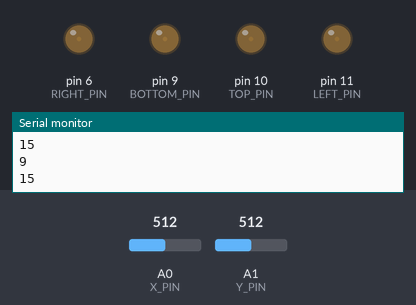
Simulated run of this sketch. Board: Arduino Uno, built with avr-gcc and run on an emulated ATmega328P. Shown: output pins drawn as LEDs (lit = HIGH), the last lines printed to the serial monitor. Inputs (shaded band) come from the test bench; at power-on: A0 (X_PIN) = 512, A1 (Y_PIN) = 512.

Above: at 1.2 s.
1.3 s: A0 (X_PIN) set to 716
At 2.4 s:
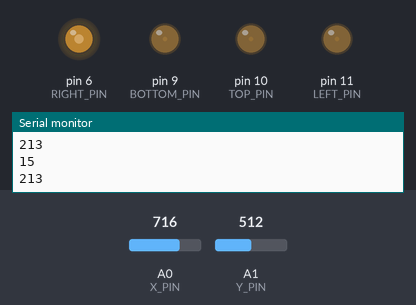
2.8 s: A1 (Y_PIN) set to 716
At 3.8 s:
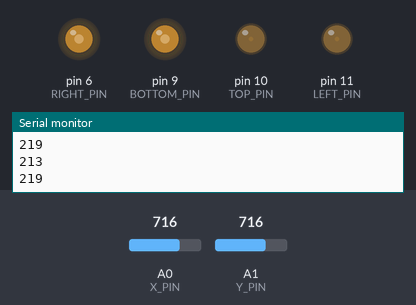
4.3 s: A0 (X_PIN) set to 900
At 4.8 s:
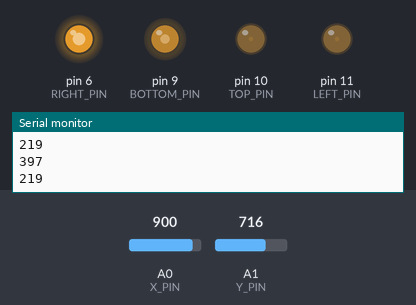
5.8 s: A1 (Y_PIN) set to 900
At 7.0 s:
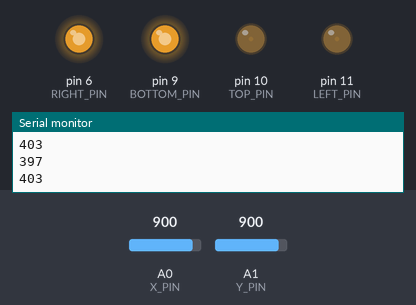
7.3 s: A0 (X_PIN) set to 511
At 8.0 s:
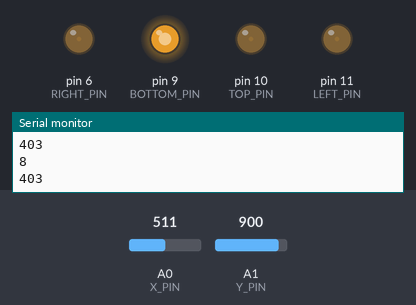
8.8 s: A1 (Y_PIN) set to 306
At 9.4 s:
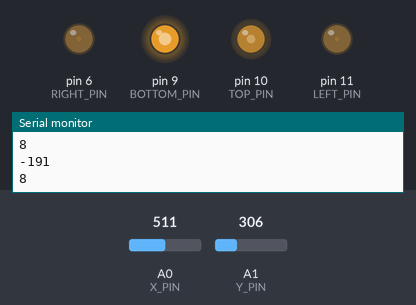
Timing chart, 0 to 11.3 s (numbered marks = the images above; inputs shaded):
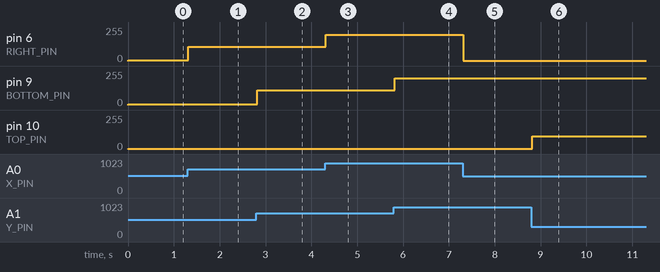

The sketch:

joystick.ino
```cpp
#define TOP_PIN 10
#define LEFT_PIN 11
#define RIGHT_PIN 6
#define BOTTOM_PIN 9

int lights[4] = { TOP_PIN, LEFT_PIN, RIGHT_PIN, BOTTOM_PIN };

#define X_PIN A0
#define Y_PIN A1

void setup() {
  for (int i = 0; i < 4; i++) {
    pinMode(lights[i], OUTPUT);
    analogWrite(lights[i], 2);
  }
  pinMode(X_PIN, INPUT);
  pinMode(Y_PIN, INPUT);
  Serial.begin(9600);
}

void loop() {
  // for (int i = 0; i < 4; i++) {
  //   digitalWrite(lights[i], HIGH);
  // }

  int x_value = analogRead(X_PIN); // from 0 to 1023
  int y_value = analogRead(Y_PIN); // from 0 to 1023

  x_value += 9;
  if (x_value > 1023) {
    x_value = 1023;
  }

  y_value += 15;
  if (y_value > 1023) {
    y_value = 1023;
  }

  int x_norm = map(x_value, 0, 1023, -512, 512);
  int y_norm = map(y_value, 0, 1023, -512, 512);

  Serial.println(x_norm);
  Serial.println(y_norm);
  // delay(400);

  if (x_norm < 0) {
    int intensity = map(x_norm, -512, 0, 255, 0);
    analogWrite(LEFT_PIN, intensity);
  } else {
    int intensity = map(x_norm, 0, 512, 0, 255);
    analogWrite(RIGHT_PIN, intensity);
  }

  if (y_norm < 0) {
    int intensity = map(y_norm, -512, 0, 255, 0);
    analogWrite(TOP_PIN, intensity);
  } else {
    int intensity = map(y_norm, 0, 512, 0, 255);
    analogWrite(BOTTOM_PIN, intensity);
  }
}
```

Measured:
- after the input at 1.3 s, pin 6 (RIGHT_PIN): 4/255 → 106/255 at once
- after the input at 2.8 s, pin 9 (BOTTOM_PIN): 7/255 → 109/255 at once
- after the input at 4.3 s, pin 6 (RIGHT_PIN): 106/255 → 197/255 at once
- after the input at 5.8 s, pin 9 (BOTTOM_PIN): 109/255 → 200/255 at once
- after the input at 7.3 s, pin 6 (RIGHT_PIN): 197/255 → 3/255 at once
- after the input at 8.8 s, pin 10 (TOP_PIN): 2/255 → 96/255 at once
